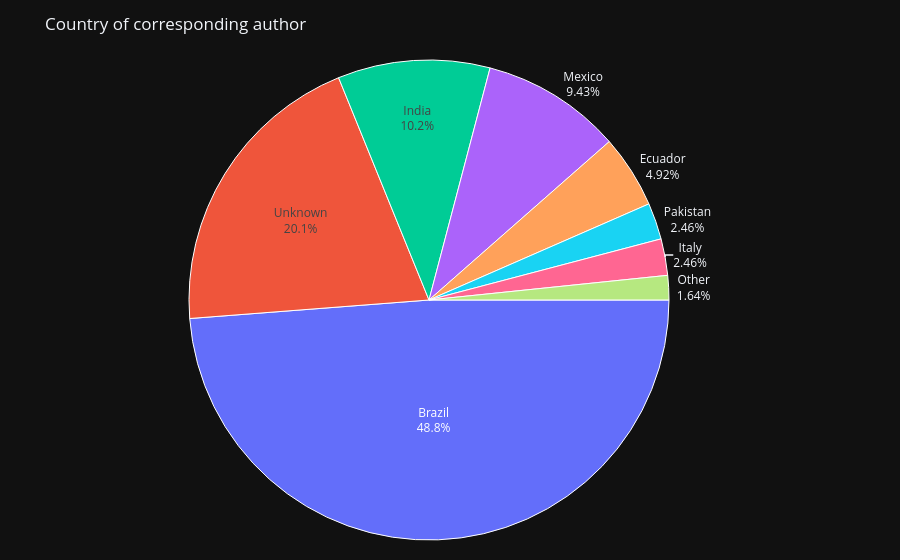

Source (notebook cell):
### Code cell
# Pie chart for "Country of corresponding author" with country names and % contributions.
# Countries contributing <10% have labels placed outside with leader lines for visibility.
# Smallest countries are combined into "Other".

# Prepare data
country_series = (
    df['Country of corresponding author']
    .fillna('Unknown')
    .astype(str)
    .str.strip()
    .replace({
        'Parkistan': 'Pakistan'
    })
    .replace({
        'Great Britain': 'Other',
        'Serbia': 'Other',
        'Romania': 'Other'
    })
)

country_counts = country_series.value_counts()
labels = country_counts.index.tolist()
values = country_counts.values.tolist()

# Compute percentages and set label positions
total = sum(values)
percentages = [(v / total) * 100 if total else 0 for v in values]
text_positions = ['outside' if p < 10 else 'inside' for p in percentages]

# Build pie chart (Plotly shows leader lines automatically for outside labels)
country_pie = go.Figure(
    data=[
        go.Pie(
            labels=labels,
            values=values,
            textinfo='label+percent',
            textposition=text_positions,
            hovertemplate='%{label}: %{percent} (%{value})<extra></extra>',
            sort=False,
            direction='clockwise',
            rotation=90,

        )
    ]
)

country_pie.update_traces(textfont_size=12, marker=dict(line=dict(color='white', width=1)))
country_pie.update_layout(
    title='Country of corresponding author',
    showlegend=False,
    margin=dict(t=60, b=20, l=20, r=20)
)

country_pie.show()      #Plotly figures are data objects when created, call .show() to display them

#Save the figure as a PNG file. Note: matplotlib uses .figure.savefig(), plotly uses .write_image().
country_pie.write_image('country_pie.png', width=800, height=600, scale=2)

### Figure 1 — Plotly figure (JSON) as saved in the notebook; plotly's stock layout.template omitted (floating-point values rounded to 4 significant figures)
{"data": [{"direction": "clockwise", "hovertemplate": "%{label}: %{percent} (%{value})<extra></extra>", "labels": ["Brazil", "Unknown", "India", "Mexico", "Ecuador", "Pakistan", "Italy", "Other"], "rotation": 90, "sort": false, "textinfo": "label+percent", "textposition": ["inside", "inside", "inside", "outside", "outside", "outside", "outside", "outside"], "values": [119, 49, 25, 23, 12, 6, 6, 4], "type": "pie", "textfont": {"size": 12}, "marker": {"line": {"color": "white", "width": 1}}}], "layout": {"margin": {"t": 60, "b": 20, "l": 20, "r": 20}, "title": {"text": "Country of corresponding author"}, "showlegend": false}}
